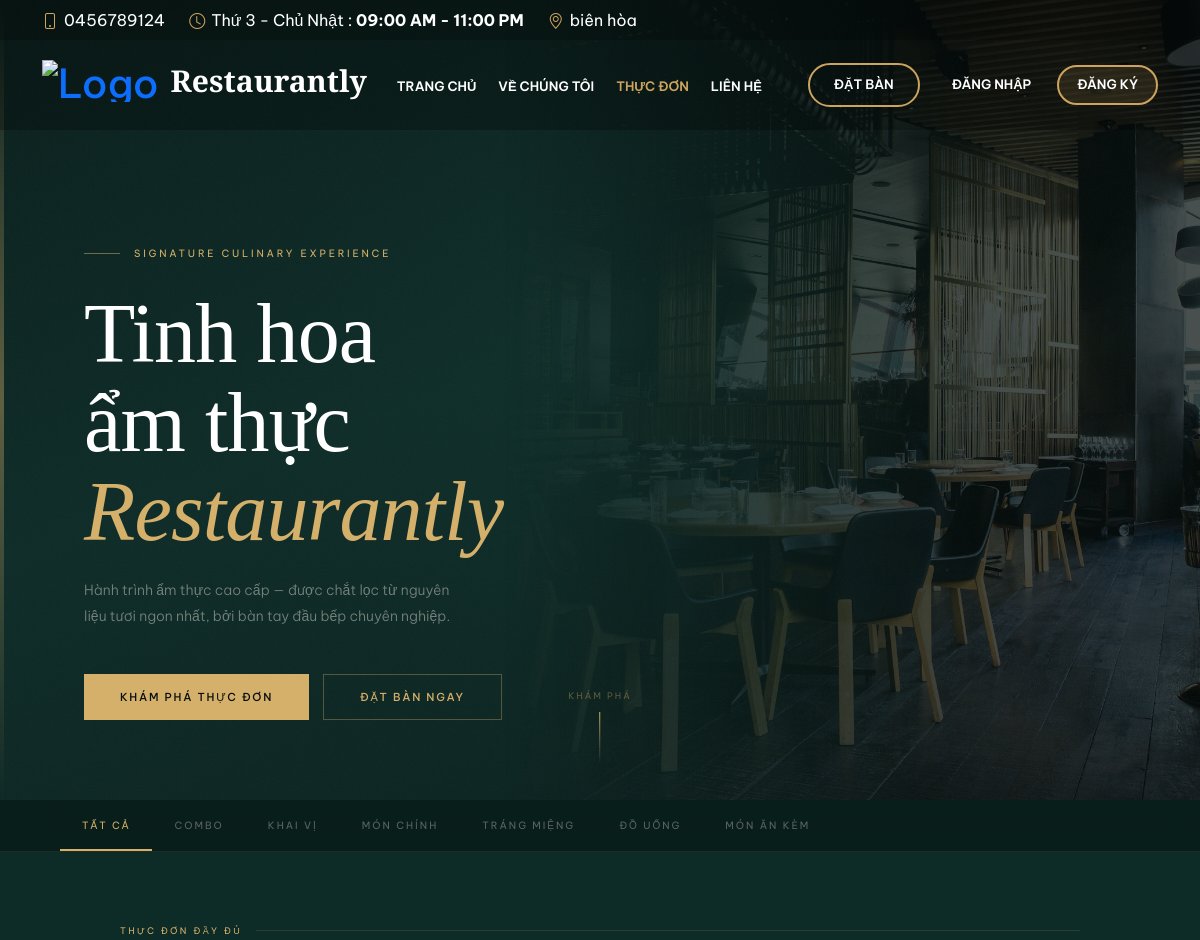
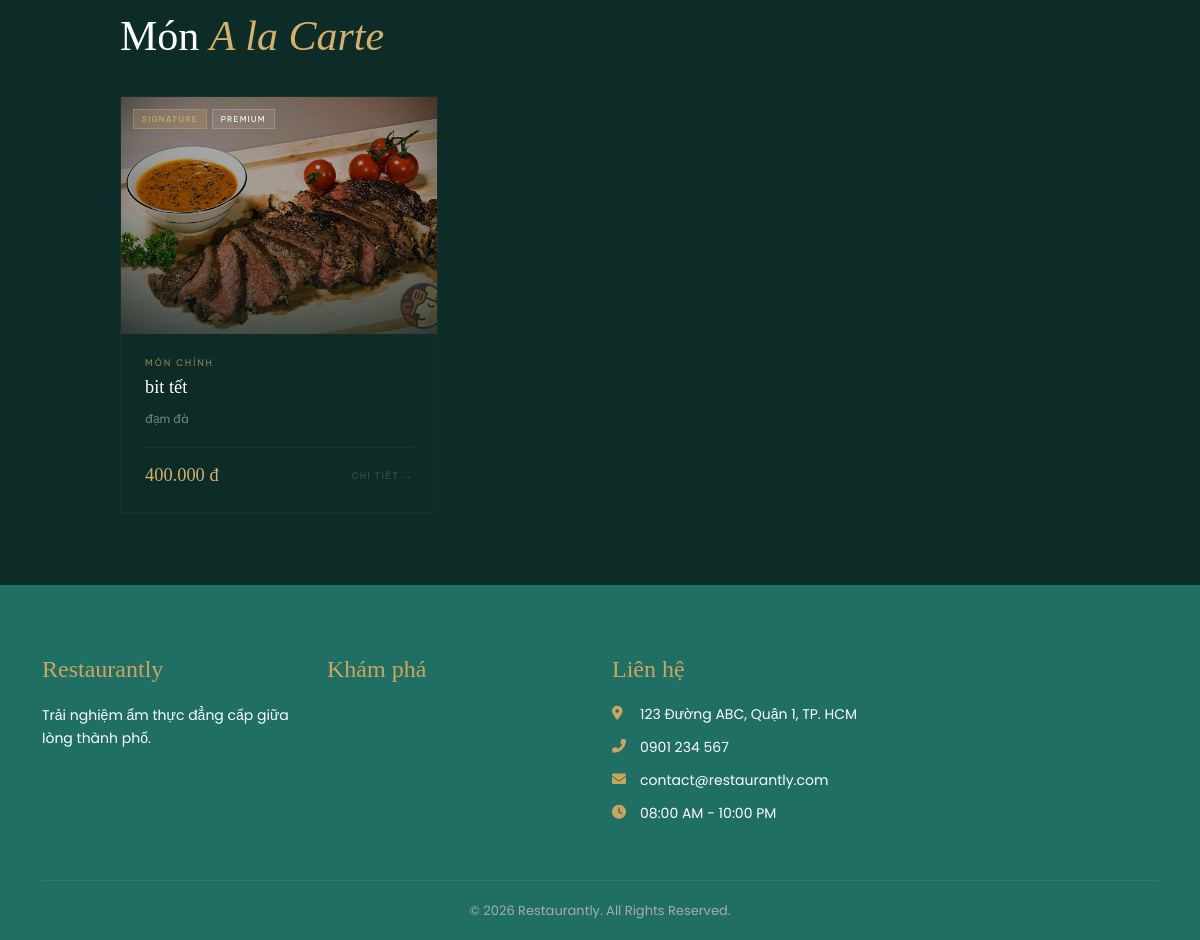
Page /menu.php on the committed database (2 pictures, top to bottom).
### tables this page shows
CREATE TABLE `categories` (
  `id` int(11) NOT NULL,
  `name` varchar(100) NOT NULL
);

CREATE TABLE `foods` (
  `id` int(11) NOT NULL,
  `category_id` int(11) DEFAULT NULL,
  `name` varchar(255) NOT NULL,
  `price` decimal(15,2) NOT NULL,
  `image` varchar(255) DEFAULT NULL,
  `description` text DEFAULT NULL,
  `status` tinyint(1) DEFAULT 1,
  `is_active` tinyint(1) NOT NULL DEFAULT 1
);

### menu.php (the view, shortened to what this page needs)
<?php
$database = new Database();
$db = $database->getConnection();
$all_categories = $db->query("SELECT * FROM categories ORDER BY id ASC")->fetchAll(PDO::FETCH_ASSOC);
$all_foods      = $db->query("SELECT f.*, c.name as cat_name FROM foods f LEFT JOIN categories c ON f.category_id = c.id WHERE f.is_active = 1 ORDER BY f.id DESC")->fetchAll(PDO::FETCH_ASSOC);
include __DIR__ . '/views/client/layouts/header.php';
?>
<link href="https://cdnjs.cloudflare.com/ajax/libs/aos/2.3.4/aos.css" rel="stylesheet">
<section class="hero" id="top">
  <div class="hero-grain"></div>
  <div class="hero-img"></div>
  <div class="hero-line"></div>
  <div class="hero-content">
    <div class="hero-eyebrow">Signature Culinary Experience</div>
    <h1>Tinh hoa<br>ẩm thực<br><em>Restaurantly</em></h1>
    <p class="hero-sub">Hành trình ẩm thực cao cấp — được chắt lọc từ nguyên liệu tươi ngon nhất, bởi bàn tay đầu bếp chuyên nghiệp.</p>
    <div class="hero-ctas">
      <a href="#menu-section" class="btn-g">Khám phá thực đơn</a>
      <a href="booking_service.php" class="btn-outline">Đặt bàn ngay</a>
    </div>
  </div>
  <div class="hero-scroll">
    <span>Khám phá</span>
  </div>
</section>
<nav class="cat-bar" id="menu-section">
  <div class="cat-inner">
    <button class="cat-btn on" data-cat="all">Tất cả</button>
    <button class="cat-btn" data-cat="combo">Combo</button>
    <?php foreach($all_categories as $cat): ?>
    <button class="cat-btn" data-cat="<?= $cat['id'] ?>"><?= htmlspecialchars($cat['name']) ?></button>
    <?php endforeach; ?>
  </div>
</nav>
<section class="sec-pad" id="sec-foods">
  <div class="wrap">
    <div data-aos="fade-up">
      <div class="sec-tag">Thực đơn đầy đủ</div>
      <h2 class="sec-h">Món <em>A la Carte</em></h2>
    </div>
    <div class="food-grid" id="food-grid">
      <?php foreach($all_foods as $i=>$f):
        $badges=[];
        if($i<3) $badges[]=['sig','Signature'];
        if(($f['price']??0)>300000) $badges[]=['prem','Premium'];
      ?>
      <div class="food-card" data-cat="<?= $f['category_id'] ?>"
           onclick="openModal(<?= htmlspecialchars(json_encode([
             'type'=>'food','name'=>$f['name'],'desc'=>$f['description'],
             'price'=>$f['price'],'img'=>'public/assets/img/menu/'.$f['image'],
             'cat'=>$f['cat_name']??''
           ])) ?>)"
           data-aos="fade-up" data-aos-delay="<?= ($i%4)*60 ?>">
        <div class="food-card-img">
          <img src="public/assets/img/menu/<?= htmlspecialchars($f['image']) ?>"
               onerror="this.src='public/assets/img/default.jpg'"
               alt="<?= htmlspecialchars($f['name']) ?>">
          <div class="food-img-overlay"></div>
          <?php if(!empty($badges)): ?>
          <div class="food-badges">
            <?php foreach($badges as [$cls,$lbl]): ?>
            <span class="fb <?= $cls ?>"><?= $lbl ?></span>
            <?php endforeach; ?>
          </div>
          <?php endif; ?>
        </div>
        <div class="food-body">
          <?php if(!empty($f['cat_name'])): ?>
          <div class="food-cat-label"><?= htmlspecialchars($f['cat_name']) ?></div>
          <?php endif; ?>
          <h3 class="food-name"><?= htmlspecialchars($f['name']) ?></h3>
          <p class="food-story"><?= htmlspecialchars($f['description']) ?></p>
          <div class="food-foot">
            <div class="food-price"><?= number_format($f['price'],0,',','.') ?> đ</div>
            <button class="food-more">Chi tiết →</button>
          </div>
        </div>
      </div>
      <?php endforeach; ?>
    </div>
  </div>
</section>
<?php include __DIR__ . '/views/client/layouts/footer.php'; ?>

### views/client/layouts/header.php (shortened to what this page needs)
<?php
$database = new Database();
$db = $database->getConnection();
$settings = [];
try {
    $stmt = $db->prepare("
        SELECT key_name, key_value
        FROM settings
    ");
    $stmt->execute();
    while ($row = $stmt->fetch(PDO::FETCH_ASSOC)) {
        $settings[$row['key_name']] = $row['key_value'];
    }
} catch (Exception $e) {
}
$settings['restaurant_name'] = $settings['restaurant_name'] ?? 'Restaurantly';
$settings['hotline']         = $settings['hotline'] ?? '0123 456 789';
$settings['open_days']       = $settings['open_days'] ?? 'Thứ 2 - Chủ Nhật';
$settings['open_time']       = $settings['open_time'] ?? '11:00 - 23:00';
$settings['address']         = $settings['address'] ?? '';
$settings['logo_url']        = $settings['logo_url'] ?? '';
$settings['logo_ver']        = $settings['logo_ver'] ?? '1';
$settings['logo_position']   = $settings['name_position'] ?? 'left';
$current_page = basename($_SERVER['PHP_SELF']);
$user_role = $_SESSION['role'] ?? '';
$is_backend_access = in_array(
    $user_role,
    ['admin', 'staff', 1, 2]
);
$is_admin_area = (strpos($_SERVER['PHP_SELF'], '/admin/') !== false);
$logo_path = $settings['logo_url'] ?? '';
$final_logo_src = '';
if (!empty($logo_path)) {
    if ($is_admin_area) {
        $final_logo_src = '../../public/' . ltrim($logo_path, '/');
    } else {
        $final_logo_src = 'public/' . ltrim($logo_path, '/');
    }
}
?>
<!DOCTYPE html>
<html lang="vi">
<head>
    <link
        href="https://cdn.jsdelivr.net/npm/bootstrap@5.3.0/dist/css/bootstrap.min.css"
        rel="stylesheet">
    <link
        rel="stylesheet"
        href="https://cdn.jsdelivr.net/npm/bootstrap-icons@1.10.0/font/bootstrap-icons.css">
</head>
<body>
    <div id="topbar">
        <div class="container d-flex justify-content-between">
            <div class="contact-info d-flex align-items-center flex-wrap">
                <i class="bi bi-phone me-1"
                    style="color: var(--primary-color);"></i>
                <span>
                    <?= htmlspecialchars($settings['hotline']) ?>
                </span>
                <i class="bi bi-clock ms-4 me-1"
                    style="color: var(--primary-color);"></i>
                <span>
                    <?= htmlspecialchars($settings['open_days']) ?>
                    :
                    <strong>
                        <?= htmlspecialchars($settings['open_time']) ?>
                    </strong>
                </span>
                <?php if (!empty($settings['address'])): ?>
                    <i class="bi bi-geo-alt ms-4 me-1"
                        style="color: var(--primary-color);"></i>
                    <span>
                        <?= htmlspecialchars($settings['address']) ?>
                    </span>
                <?php endif; ?>
            </div>
        </div>
    </div>
    <header id="header">
        <div class="container d-flex align-items-center justify-content-between">
            <h1 class="logo">
                <a href="index.php"
                    class="<?= ($settings['logo_position'] == 'right') ? 'logo-container-right' : '' ?>">
                    <?php if (!empty($final_logo_src)): ?>
                        <img
                            src="<?= htmlspecialchars($final_logo_src) ?>?v=<?= htmlspecialchars($settings['logo_ver']) ?>"
                            alt="Logo">
                    <?php endif; ?>
                    <span>
                        <?= htmlspecialchars($settings['restaurant_name']) ?>
                    </span>
                </a>
            </h1>
            <nav id="navbar"
                class="navbar order-last order-lg-0">
                <ul>
                    <li>
                        <a class="<?= ($current_page == 'index.php') ? 'active' : '' ?>"
                            href="index.php">
                            Trang chủ
                        </a>
                    </li>
                    <li>
                        <a class="<?= ($current_page == 'Aboutus.php') ? 'active' : '' ?>"
                            href="Aboutus.php">
                            Về chúng tôi
                        </a>
                    </li>
                    <li>
                        <a class="<?= ($current_page == 'menu.php') ? 'active' : '' ?>"
                            href="menu.php">
                            Thực đơn
                        </a>
                    </li>
                    <li>
                        <a class="<?= ($current_page == 'contact.php') ? 'active' : '' ?>"
                            href="contact.php">
                            Liên hệ
                        </a>
                    </li>
                </ul>
            </nav>
            <div class="d-flex align-items-center">
                <div class="header-actions ms-3">
                    <a href="booking_service.php?type=table"
                        class="book-a-table-btn">
                        ĐẶT BÀN
                    </a>
                    <?php if (isset($_SESSION['user_id'])): ?>
                        <div class="dropdown">
                            <a href="#"
                                class="auth-btn register-btn dropdown-toggle text-white d-flex align-items-center"
                                data-bs-toggle="dropdown"
                                style="gap:8px;">
                                <i class="bi bi-person-circle fs-5"></i>
                                <?= htmlspecialchars($_SESSION['user_name'] ?? 'Tài khoản') ?>
                            </a>
                            <ul class="dropdown-menu dropdown-menu-dark shadow">
                                <?php if ($is_backend_access): ?>
                                    <li>
                                        <a class="dropdown-item fw-bold"
                                            style="color:#cda45e;"
                                            href="admin/admin_dashboard.php">
                                            <i class="bi bi-speedometer2 me-2"></i>
                                            Vào trang Quản trị
                                        </a>
                                    </li>
                                    <li>
                                        <hr class="dropdown-divider">
                                    </li>
                                <?php endif; ?>
                                <li>
                                    <a class="dropdown-item"
                                        href="profile.php">
                                        <i class="bi bi-person me-2"
                                            style="color:#cda45e;"></i>
                                        Thông tin cá nhân
                                    </a>
                                </li>
                                <li>
                                    <a class="dropdown-item"
                                        href="my_orders.php">
                                        <i class="bi bi-receipt me-2"
                                            style="color:#cda45e;"></i>
                                        Lịch sử đặt bàn
                                    </a>
                                </li>
                                <li>
                                    <hr class="dropdown-divider">
                                </li>
                                <li>
                                    <a class="dropdown-item text-danger fw-bold"
                                        href="public/logout.php">
                                        <i class="bi bi-box-arrow-right me-2"></i>
                                        Đăng xuất
                                    </a>
                                </li>
                            </ul>
                        </div>
                    <?php else: ?>
                        <div class="d-flex align-items-center gap-2">
                            <a href="public/login.php"
                                class="auth-btn login-btn">
                                Đăng nhập
                            </a>
                            <a href="public/register.php"
                                class="auth-btn register-btn">
                                Đăng ký
                            </a>
                        </div>
                    <?php endif; ?>
                </div>
            </div>
        </div>
    </header>
</body>
</html>

### views/client/layouts/footer.php (shortened to what this page needs)
<?php
$db = (new Database())->getConnection();
$stmt = $db->query("SELECT * FROM footer_settings");
$ft = [];
while ($row = $stmt->fetch(PDO::FETCH_ASSOC)) { $ft[$row['setting_key']] = $row['setting_value']; }
$logo       = !empty($ft['footer_logo']) ? 'public/assets/img/' . $ft['footer_logo'] : '';
?>
<footer class="footer">
    <div class="container">
        <div class="row gy-4">
            <div class="col-lg-3 col-md-6">
                <?php if ($logo): ?>
                    <img src="<?= htmlspecialchars($logo) ?>" alt="Logo" class="footer-logo">
                <?php else: ?>
                    <h4><?= htmlspecialchars($ft['restaurant_name'] ?? 'Restaurantly') ?></h4>
                <?php endif; ?>
                <p style="font-size:14px;line-height:1.7"><?= nl2br(htmlspecialchars($ft['footer_description'] ?? '')) ?></p>
            </div>
            <div class="col-lg-3 col-md-6">
                <h4>Khám phá</h4>
            </div>
            <div class="col-lg-3 col-md-6">
                <h4>Liên hệ</h4>
                <ul class="contact-info">
                    <?php if (!empty($ft['address'])): ?><li><i class="fas fa-map-marker-alt"></i> <?= htmlspecialchars($ft['address']) ?></li><?php endif; ?>
                    <?php if (!empty($ft['phone'])): ?><li><i class="fas fa-phone-alt"></i> <?= htmlspecialchars($ft['phone']) ?></li><?php endif; ?>
                    <?php if (!empty($ft['email'])): ?><li><i class="fas fa-envelope"></i> <?= htmlspecialchars($ft['email']) ?></li><?php endif; ?>
                    <?php if (!empty($ft['opening_hours'])): ?><li><i class="fas fa-clock"></i> <?= htmlspecialchars($ft['opening_hours']) ?></li><?php endif; ?>
                </ul>
            </div>
            <div class="col-lg-3 col-md-6">
            </div>
        </div>
        <div class="copyright"><?= htmlspecialchars($ft['copyright_text'] ?? '© 2026 Restaurantly. All Rights Reserved.') ?></div>
    </div>
</footer>
<link rel="stylesheet" href="https://cdnjs.cloudflare.com/ajax/libs/font-awesome/6.0.0/css/all.min.css">

### views/client/layouts/header.php (style rules this page uses)
:root { --primary-color: #cda45e; }
body { margin: 0; padding: 0 !important; font-family: "Poppins", sans-serif; }
#topbar { position: fixed; top: 0; left: 0; right: 0; height: 40px; z-index: 999; display: flex; align-items: center; color: #fff; background: rgba(0, 0, 0, 0.4); transition: all 0.5s; }
#header { position: fixed; top: 40px; left: 0; right: 0; height: 90px; z-index: 998; background: rgba(0, 0, 0, 0.25); display: flex; align-items: center; transition: all 0.5s; }
.logo a { display: flex; align-items: center; gap: 12px; text-decoration: none; }
.logo img { max-height: 42px; }
.logo span { font-size: 30px; font-weight: 700; color: #fff; font-family: "Playfair Display", serif; white-space: nowrap; }
.navbar ul { display: flex; align-items: center; gap: 22px; margin: 0; padding: 0; list-style: none; }
.navbar a { text-decoration: none; color: #fff; font-size: 13px; font-weight: 600; text-transform: uppercase; transition: 0.3s; }
.navbar a:hover, .navbar a.active { color: var(--primary-color); }
.header-actions { display: flex; align-items: center; gap: 14px; }
.auth-btn { padding: 8px 18px; border-radius: 50px; text-decoration: none; font-size: 13px; font-weight: 600; text-transform: uppercase; transition: 0.3s; }
.login-btn { color: #fff; }
.register-btn { border: 2px solid var(--primary-color); color: #fff; background: rgba(205, 164, 94, 0.12); }
.book-a-table-btn { padding: 10px 24px; border-radius: 50px; border: 2px solid var(--primary-color); color: #fff; text-decoration: none; font-size: 13px; font-weight: 600; text-transform: uppercase; transition: 0.3s; }

### rows in the picture
categories: name "KHAI VỊ"
categories: name "MÓN CHÍNH"
categories: name "TRÁNG MIỆNG"
categories: name "ĐỒ UỐNG"
categories: name "MÓN ĂN KÈM"
foods: image (picture), lbl "SIGNATURE", lbl "PREMIUM", category.name "MÓN CHÍNH", name "bit tết", description "đạm đà", price "400.000"

### other values in the picture
$settings['hotline'] "0456789124"
$settings['open_days'] "Thứ 3 - Chủ Nhật"
$settings['open_time'] "09:00 AM - 11:00 PM"
$settings['address'] "biên hòa"
$settings['restaurant_name'] "Restaurantly"
$ft['restaurant_name'] "Restaurantly"
$ft['footer_description'] "Trải nghiệm ẩm thực đẳng cấp giữa lòng thành phố."
$ft['address'] "123 Đường ABC, Quận 1, TP. HCM"
$ft['phone'] "0901 234 567"
$ft['email'] "contact@restaurantly.com"
$ft['opening_hours'] "08:00 AM - 10:00 PM"
$ft['copyright_text'] "© 2026 Restaurantly. All Rights Reserved."
